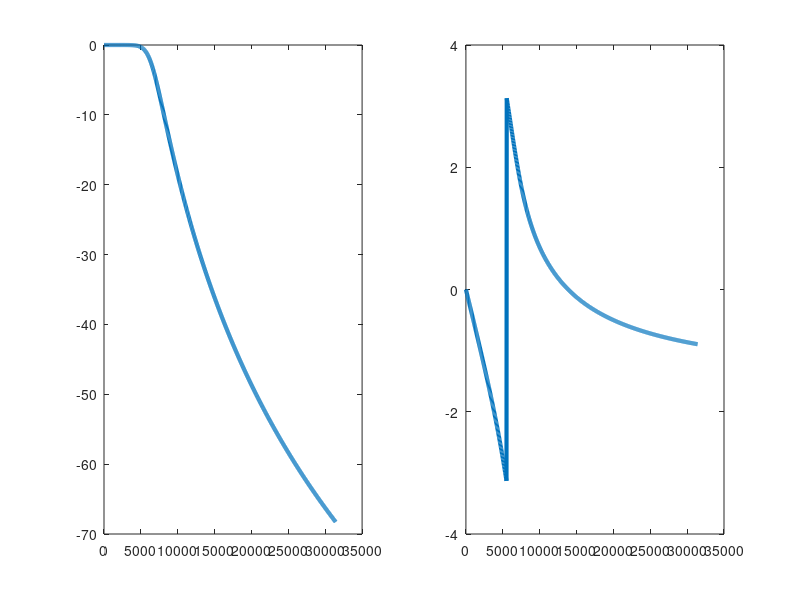
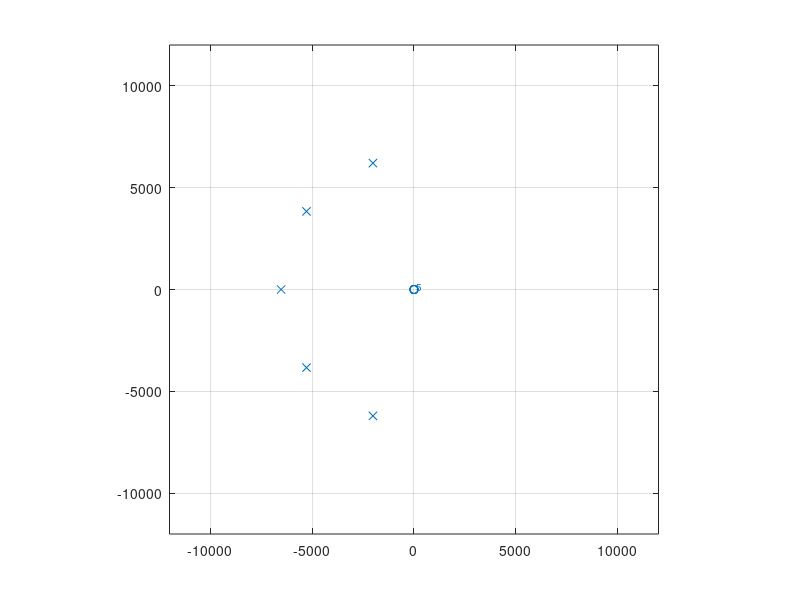
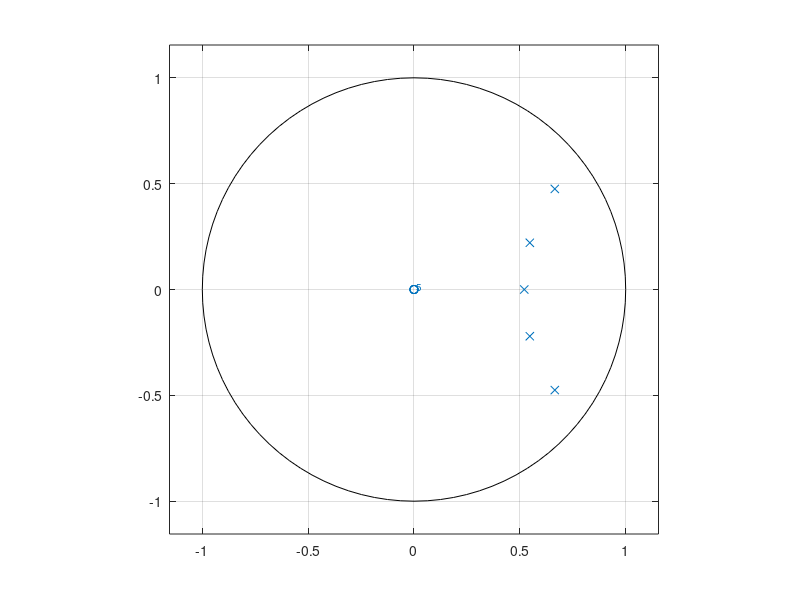
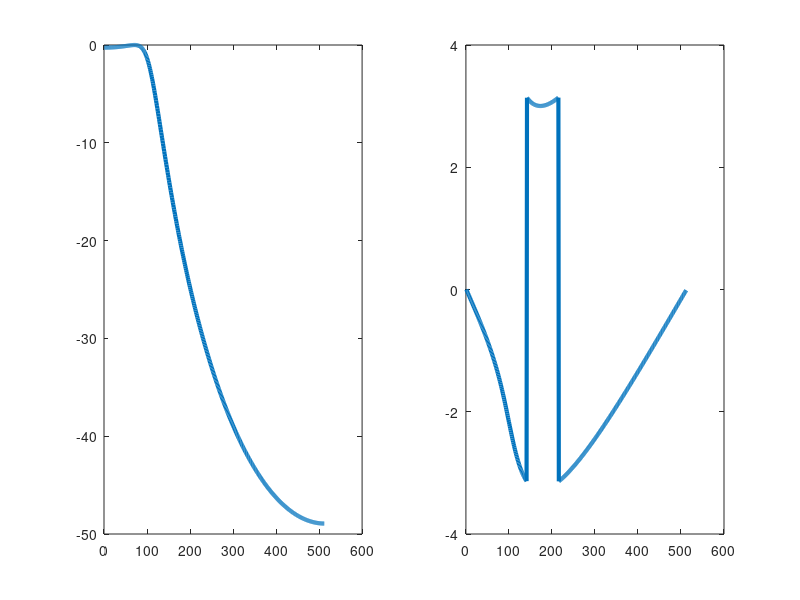

Write the MATLAB code that produced these figures, in order.
clear all
close all
fclose all
clc

pkg load signal

%% Digital filter design
w = linspace(0, 10000*pi, 1000);

% Step 1. Analog filter design (Butterworth)
N = 5;
wc = 2076*pi;
[b_s, a_s] = butter(N, wc, "s");

freq_resp = freqs(b_s, a_s, w);
magRes = abs(freq_resp);
magRes_dB = 20*log10(magRes/max(magRes));
phaRes = angle(freq_resp);

figure(1),
subplot(1,2,1), plot(w, magRes_dB, 'linewidth', 3)
subplot(1,2,2), plot(w, phaRes, 'linewidth', 3)

b_s = [b_s,0,0,0,0,0];
[z_s, p_s, g] = tf2zp(b_s, a_s);  % output: zero, pole, fitler gain

figure(2), zplane(z_s, p_s);
axis([-12000 12000 -12000 12000]);

% Step 2. Filter conversion via Impluse Invariant Method
Ts = 0.0001;
p_z = exp(p_s*Ts);
z_z = [0;0;0;0;0];
figure(3), zplane(z_z, p_z);

[b_z, a_z] = zp2tf(z_z, p_z, g);

freq_resp = freqz(b_z, a_z);
magRes = abs(freq_resp);
magRes_dB = 20*log10(magRes/max(magRes));
phaRes = angle(freq_resp);

figure(4),
subplot(1,2,1), plot(magRes_dB, 'linewidth', 3)
subplot(1,2,2), plot(phaRes, 'linewidth', 3)

% Step 3 Verification => Digital filter design
Ts = 0.0001;
fs = 1/Ts;
fm = fs/2;
wm = 2*pi*fm;
wp = 1404*pi;
ws = 8268*pi;
rp = 1;
rs = 60;
#[N, wc]= buttord(wp, ws, rp, rs, "s");
[N, wc]= buttord(wp/wm, ws/wm, rp, rs);
[b_z2, a_z2] = butter(N,wc);

[z_z2, p_z2, g_z2] = tf2zp(b_z2, a_z2);
figure, zplane(z_z2, p_z2);

freq_resp = freqz(b_z2, a_z2);
magRes = abs(freq_resp);
magRes_dB = 20*log10(magRes/max(magRes));
phaRes = angle(freq_resp);

figure,
subplot(1,2,1), plot(magRes_dB, 'linewidth', 3)
subplot(1,2,2), plot(phaRes, 'linewidth', 3)

























